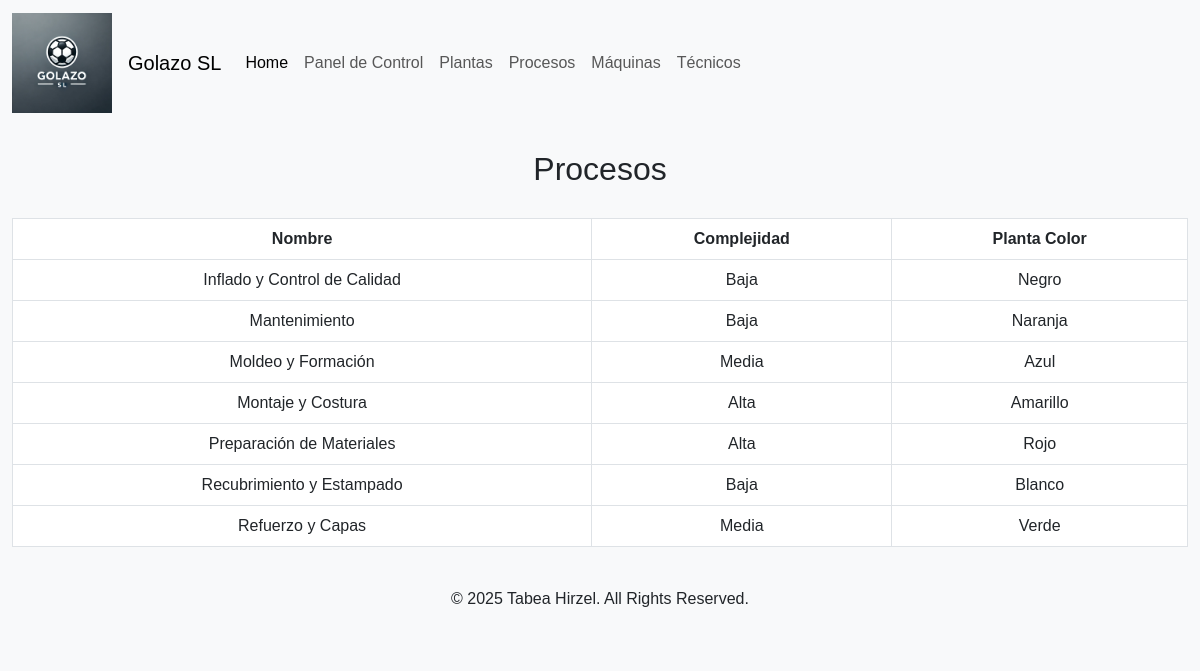
Screenshot of /procesos.php with the database file from the repository.
### tables this page shows
CREATE TABLE IF NOT EXISTS `procesos` (
  `nombre` varchar(100) NOT NULL COMMENT 'El nombre del proceso, único dentro de una planta.',
  `complejidad` enum('Baja','Media','Alta') DEFAULT NULL COMMENT 'Propiedad arbitraria, no relevante para el funcionamiento de la BD.',
  `planta_color` varchar(100) NOT NULL COMMENT 'El color de la planta, utilizado para vincular un proceso a una planta específica.',
  PRIMARY KEY (`nombre`,`planta_color`),
  KEY `planta_color` (`planta_color`)
);

### procesos.php (the view, shortened to what this page needs)
<?php
require 'database.php';
include 'header.php';
$query = "SELECT * FROM procesos";
$result = $conn->query($query);
echo '<div class="container my-4">';
echo '<h2 class="text-center">Procesos</h2>';
echo '<table class="table table-bordered">';
echo '<thead><tr><th>Nombre</th><th>Complejidad</th><th>Planta Color</th></tr></thead><tbody>';
if ($result->num_rows > 0) {
    while ($row = $result->fetch_assoc()) {
        echo "<tr>
                <td>{$row['nombre']}</td>
                <td>{$row['complejidad']}</td>
                <td>{$row['planta_color']}</td>
              </tr>";
    }
} else {
    echo "<tr><td colspan='3' class='text-center'>No results found.</td></tr>";
}
echo '</tbody></table>';
echo '</div>';
include 'footer.php';
?>

### css/styles.css (style rules this page uses)
body { font-family: Arial, sans-serif; background-color: #f8f9fa; }
.container { max-width: 1200px; margin: 0 auto; }
.table { margin-top: 30px; }
.table th, .table td { text-align: center; }
.table-bordered { border: 1px solid #dee2e6; }

### rows the page displays
procesos: nombre "Inflado y Control de Calidad", complejidad "Baja", planta_color "Negro"
procesos: nombre "Mantenimiento", complejidad "Baja", planta_color "Naranja"
procesos: nombre "Moldeo y Formación", complejidad "Media", planta_color "Azul"
procesos: nombre "Montaje y Costura", complejidad "Alta", planta_color "Amarillo"
procesos: nombre "Preparación de Materiales", complejidad "Alta", planta_color "Rojo"
procesos: nombre "Recubrimiento y Estampado", complejidad "Baja", planta_color "Blanco"
procesos: nombre "Refuerzo y Capas", complejidad "Media", planta_color "Verde"
